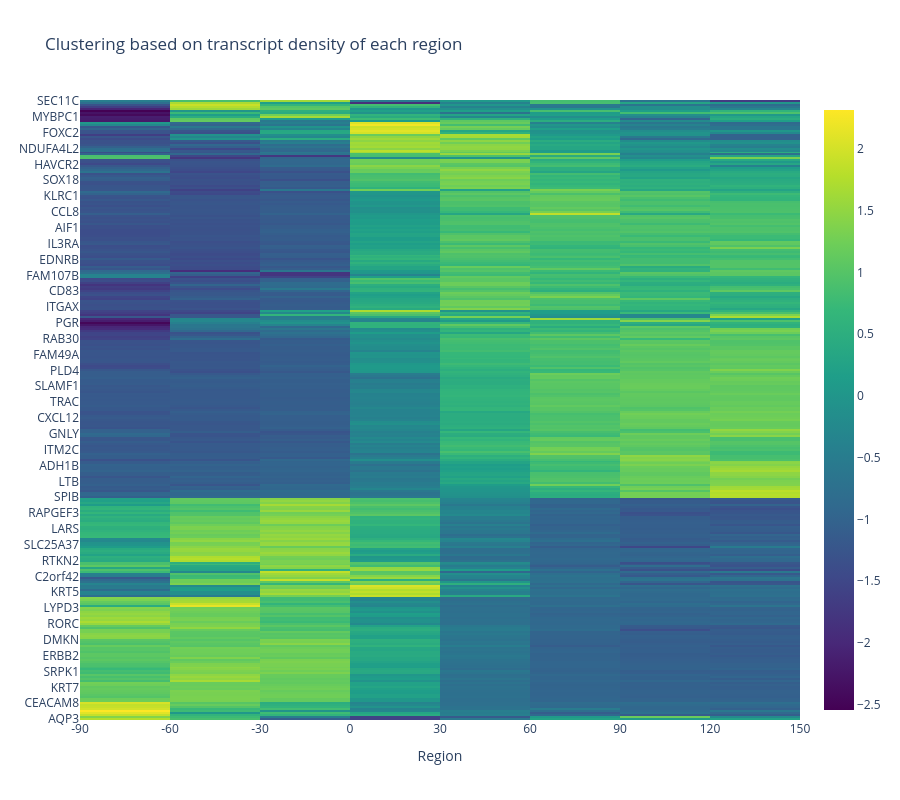

Notebook source saved alongside this figure:
### Markdown cell above
## 4. Distance-based gene clustering

### Code cell
# all region
sk.pl.clustering_heatmap(grid, std=True)

### Figure 1 — Plotly figure (JSON) as saved in the notebook; plotly's stock layout.template omitted (floating-point values rounded to 4 significant figures; data arrays with more than 128 entries replaced by an {"elided": "..."} marker saying what was removed)
{"data": [{"colorscale": [[0.0, "#440154"], [0.1111, "#482878"], [0.2222, "#3e4989"], [0.3333, "#31688e"], [0.4444, "#26828e"], [0.5556, "#1f9e89"], [0.6667, "#35b779"], [0.7778, "#6ece58"], [0.8889, "#b5de2b"], [1.0, "#fde725"]], "hoverinfo": "text", "text": {"elided": "313x8 str values"}, "type": "heatmap", "x": [-90, -60, -30, 0, 30, 60, 90, 120, 150], "y": {"elided": "313 str values"}, "z": {"elided": "313x8 float values"}}], "layout": {"height": 800, "title": {"text": "Clustering based on transcript density of each region"}, "xaxis": {"fixedrange": true, "ticktext": [-90, -60, -30, 0, 30, 60, 90, 120, 150], "tickvals": [-90, -60, -30, 0, 30, 60, 90, 120, 150], "title": {"text": "Region"}}}}
